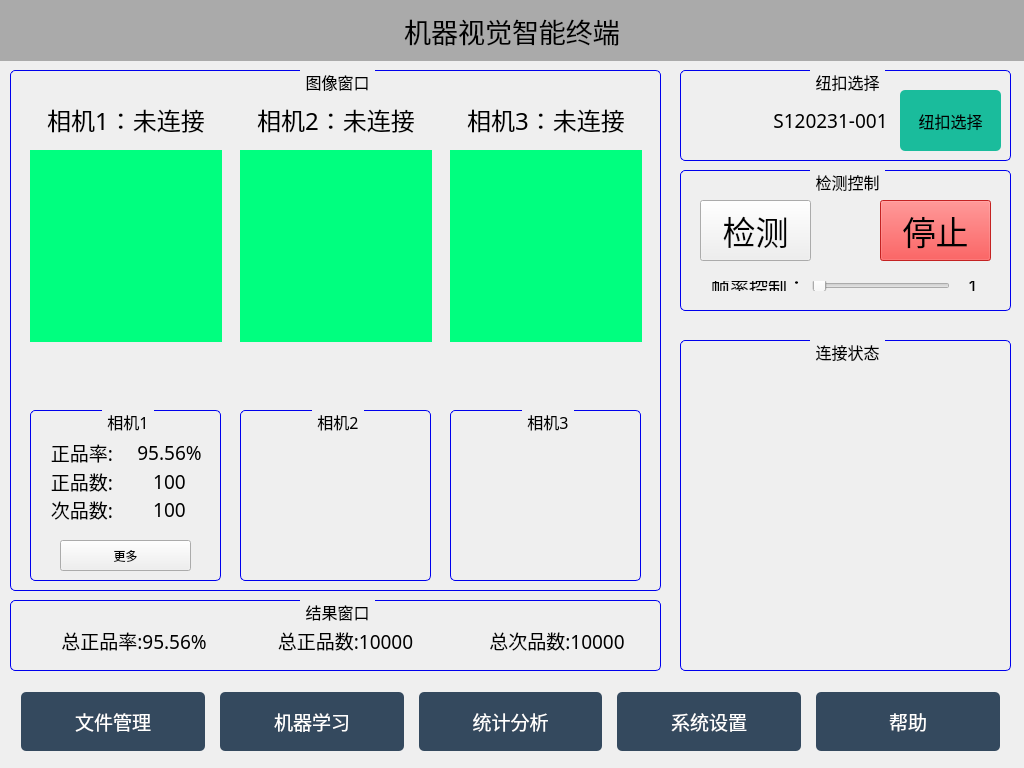
<?xml version="1.0" encoding="UTF-8"?>
<ui version="4.0">
 <class>MainWidget</class>
 <widget class="QWidget" name="MainWidget">
  <property name="geometry">
   <rect>
    <x>0</x>
    <y>0</y>
    <width>1024</width>
    <height>768</height>
   </rect>
  </property>
  <property name="windowTitle">
   <string>Widget</string>
  </property>
  <widget class="QGroupBox" name="ResultGroupBox">
   <property name="geometry">
    <rect>
     <x>10</x>
     <y>600</y>
     <width>651</width>
     <height>71</height>
    </rect>
   </property>
   <property name="font">
    <font>
     <family>Yahei Mono</family>
     <pointsize>12</pointsize>
     <weight>50</weight>
     <italic>false</italic>
     <bold>false</bold>
    </font>
   </property>
   <property name="styleSheet">
    <string notr="true">QGroupBox 
{
	border:1px solid #0000EE;
	border-radius:5px;
	margin-top:1ex;
}
QGroupBox::title 
{
	subcontrol-origin: margin;
	subcontrol-position: top center;
	padding: 0 3px;
}</string>
   </property>
   <property name="title">
    <string>结果窗口</string>
   </property>
   <property name="flat">
    <bool>false</bool>
   </property>
   <property name="checkable">
    <bool>false</bool>
   </property>
   <widget class="QWidget" name="">
    <property name="geometry">
     <rect>
      <x>10</x>
      <y>10</y>
      <width>651</width>
      <height>61</height>
     </rect>
    </property>
    <layout class="QHBoxLayout" name="horizontalLayout">
     <item>
      <widget class="QLabel" name="PassRateLabel1_4">
       <property name="font">
        <font>
         <family>Yahei Mono</family>
         <pointsize>14</pointsize>
         <weight>50</weight>
         <bold>false</bold>
        </font>
       </property>
       <property name="styleSheet">
        <string notr="true"/>
       </property>
       <property name="text">
        <string>总正品率:95.56%</string>
       </property>
       <property name="alignment">
        <set>Qt::AlignCenter</set>
       </property>
      </widget>
     </item>
     <item>
      <widget class="QLabel" name="RightNumLabel1_4">
       <property name="font">
        <font>
         <family>Yahei Mono</family>
         <pointsize>14</pointsize>
         <weight>50</weight>
         <bold>false</bold>
        </font>
       </property>
       <property name="styleSheet">
        <string notr="true"/>
       </property>
       <property name="text">
        <string>总正品数:10000</string>
       </property>
       <property name="alignment">
        <set>Qt::AlignCenter</set>
       </property>
      </widget>
     </item>
     <item>
      <widget class="QLabel" name="WrongNumLabel1_4">
       <property name="font">
        <font>
         <family>Yahei Mono</family>
         <pointsize>14</pointsize>
         <weight>50</weight>
         <bold>false</bold>
        </font>
       </property>
       <property name="styleSheet">
        <string notr="true"/>
       </property>
       <property name="text">
        <string>总次品数:10000</string>
       </property>
       <property name="alignment">
        <set>Qt::AlignCenter</set>
       </property>
      </widget>
     </item>
    </layout>
   </widget>
  </widget>
  <widget class="QLabel" name="label_AppTile">
   <property name="geometry">
    <rect>
     <x>0</x>
     <y>0</y>
     <width>1024</width>
     <height>61</height>
    </rect>
   </property>
   <property name="font">
    <font>
     <family>Yahei Mono</family>
     <pointsize>20</pointsize>
    </font>
   </property>
   <property name="styleSheet">
    <string notr="true">background-color: rgb(170, 170, 170);</string>
   </property>
   <property name="text">
    <string>机器视觉智能终端</string>
   </property>
   <property name="alignment">
    <set>Qt::AlignCenter</set>
   </property>
  </widget>
  <widget class="QGroupBox" name="ButtonImageGroupBox">
   <property name="geometry">
    <rect>
     <x>10</x>
     <y>70</y>
     <width>651</width>
     <height>521</height>
    </rect>
   </property>
   <property name="font">
    <font>
     <family>Yahei Mono</family>
     <pointsize>12</pointsize>
     <weight>50</weight>
     <italic>false</italic>
     <bold>false</bold>
    </font>
   </property>
   <property name="styleSheet">
    <string notr="true">QGroupBox 
{
	border:1px solid #0000EE;
	border-radius:5px;
	margin-top:1ex;
}
QGroupBox::title 
{
	subcontrol-origin: margin;
	subcontrol-position: top center;
	padding: 0 3px;
}</string>
   </property>
   <property name="title">
    <string>图像窗口</string>
   </property>
   <property name="flat">
    <bool>false</bool>
   </property>
   <property name="checkable">
    <bool>false</bool>
   </property>
   <widget class="QLabel" name="image1">
    <property name="geometry">
     <rect>
      <x>20</x>
      <y>80</y>
      <width>192</width>
      <height>192</height>
     </rect>
    </property>
    <property name="styleSheet">
     <string notr="true">background-color: rgb(0, 255, 127);</string>
    </property>
    <property name="text">
     <string/>
    </property>
   </widget>
   <widget class="QLabel" name="checkresult1">
    <property name="geometry">
     <rect>
      <x>90</x>
      <y>280</y>
      <width>48</width>
      <height>48</height>
     </rect>
    </property>
    <property name="styleSheet">
     <string notr="true"/>
    </property>
    <property name="text">
     <string/>
    </property>
    <property name="pixmap">
     <pixmap resource="../Res/Resource.qrc">:/icon/right_48px.png</pixmap>
    </property>
   </widget>
   <widget class="QLabel" name="image2">
    <property name="geometry">
     <rect>
      <x>230</x>
      <y>80</y>
      <width>192</width>
      <height>192</height>
     </rect>
    </property>
    <property name="styleSheet">
     <string notr="true">background-color: rgb(0, 255, 127);</string>
    </property>
    <property name="text">
     <string/>
    </property>
   </widget>
   <widget class="QLabel" name="checkresult2">
    <property name="geometry">
     <rect>
      <x>300</x>
      <y>280</y>
      <width>48</width>
      <height>48</height>
     </rect>
    </property>
    <property name="styleSheet">
     <string notr="true">image:url(:/icon/right_48px.png);</string>
    </property>
    <property name="text">
     <string/>
    </property>
   </widget>
   <widget class="QLabel" name="linkstatus1">
    <property name="geometry">
     <rect>
      <x>20</x>
      <y>30</y>
      <width>192</width>
      <height>40</height>
     </rect>
    </property>
    <property name="font">
     <font>
      <family>Yahei Mono</family>
      <pointsize>18</pointsize>
      <weight>50</weight>
      <bold>false</bold>
     </font>
    </property>
    <property name="styleSheet">
     <string notr="true"/>
    </property>
    <property name="text">
     <string>相机1：未连接</string>
    </property>
    <property name="alignment">
     <set>Qt::AlignCenter</set>
    </property>
   </widget>
   <widget class="QLabel" name="linkstatus2">
    <property name="geometry">
     <rect>
      <x>230</x>
      <y>30</y>
      <width>192</width>
      <height>40</height>
     </rect>
    </property>
    <property name="font">
     <font>
      <family>Yahei Mono</family>
      <pointsize>18</pointsize>
      <weight>50</weight>
      <bold>false</bold>
     </font>
    </property>
    <property name="styleSheet">
     <string notr="true"/>
    </property>
    <property name="text">
     <string>相机2：未连接</string>
    </property>
    <property name="alignment">
     <set>Qt::AlignCenter</set>
    </property>
   </widget>
   <widget class="QLabel" name="linkstatus3">
    <property name="geometry">
     <rect>
      <x>440</x>
      <y>30</y>
      <width>192</width>
      <height>40</height>
     </rect>
    </property>
    <property name="font">
     <font>
      <family>Yahei Mono</family>
      <pointsize>18</pointsize>
      <weight>50</weight>
      <bold>false</bold>
     </font>
    </property>
    <property name="styleSheet">
     <string notr="true"/>
    </property>
    <property name="text">
     <string>相机3：未连接</string>
    </property>
    <property name="alignment">
     <set>Qt::AlignCenter</set>
    </property>
   </widget>
   <widget class="QLabel" name="image3">
    <property name="geometry">
     <rect>
      <x>440</x>
      <y>80</y>
      <width>192</width>
      <height>192</height>
     </rect>
    </property>
    <property name="styleSheet">
     <string notr="true">background-color: rgb(0, 255, 127);</string>
    </property>
    <property name="text">
     <string/>
    </property>
   </widget>
   <widget class="QLabel" name="checkresult3">
    <property name="geometry">
     <rect>
      <x>510</x>
      <y>280</y>
      <width>48</width>
      <height>48</height>
     </rect>
    </property>
    <property name="styleSheet">
     <string notr="true">image:url(:/icon/right_48px.png);</string>
    </property>
    <property name="text">
     <string/>
    </property>
   </widget>
   <widget class="QGroupBox" name="ResultGroupBox_3">
    <property name="geometry">
     <rect>
      <x>20</x>
      <y>340</y>
      <width>191</width>
      <height>171</height>
     </rect>
    </property>
    <property name="font">
     <font>
      <family>Yahei Mono</family>
      <pointsize>12</pointsize>
      <weight>50</weight>
      <italic>false</italic>
      <bold>false</bold>
     </font>
    </property>
    <property name="styleSheet">
     <string notr="true">QGroupBox 
{
	border:1px solid #0000EE;
	border-radius:5px;
	margin-top:1ex;
}
QGroupBox::title 
{
	subcontrol-origin: margin;
	subcontrol-position: top center;
	padding: 0 3px;
}</string>
    </property>
    <property name="title">
     <string>相机1</string>
    </property>
    <property name="flat">
     <bool>false</bool>
    </property>
    <property name="checkable">
     <bool>false</bool>
    </property>
    <widget class="QPushButton" name="pushButton">
     <property name="geometry">
      <rect>
       <x>30</x>
       <y>130</y>
       <width>131</width>
       <height>31</height>
      </rect>
     </property>
     <property name="text">
      <string>更多</string>
     </property>
    </widget>
    <widget class="QWidget" name="">
     <property name="geometry">
      <rect>
       <x>0</x>
       <y>20</y>
       <width>191</width>
       <height>101</height>
      </rect>
     </property>
     <layout class="QHBoxLayout" name="horizontalLayout_2">
      <item>
       <layout class="QVBoxLayout" name="verticalLayout">
        <item>
         <widget class="QLabel" name="PassRateLabel1_5">
          <property name="font">
           <font>
            <family>Yahei Mono</family>
            <pointsize>14</pointsize>
            <weight>50</weight>
            <bold>false</bold>
           </font>
          </property>
          <property name="styleSheet">
           <string notr="true"/>
          </property>
          <property name="text">
           <string>正品率:</string>
          </property>
          <property name="alignment">
           <set>Qt::AlignCenter</set>
          </property>
         </widget>
        </item>
        <item>
         <widget class="QLabel" name="PassRateLabel1_6">
          <property name="font">
           <font>
            <family>Yahei Mono</family>
            <pointsize>14</pointsize>
            <weight>50</weight>
            <bold>false</bold>
           </font>
          </property>
          <property name="styleSheet">
           <string notr="true"/>
          </property>
          <property name="text">
           <string>正品数:</string>
          </property>
          <property name="alignment">
           <set>Qt::AlignCenter</set>
          </property>
         </widget>
        </item>
        <item>
         <widget class="QLabel" name="PassRateLabel1_7">
          <property name="font">
           <font>
            <family>Yahei Mono</family>
            <pointsize>14</pointsize>
            <weight>50</weight>
            <bold>false</bold>
           </font>
          </property>
          <property name="styleSheet">
           <string notr="true"/>
          </property>
          <property name="text">
           <string>次品数:</string>
          </property>
          <property name="alignment">
           <set>Qt::AlignCenter</set>
          </property>
         </widget>
        </item>
       </layout>
      </item>
      <item>
       <layout class="QVBoxLayout" name="verticalLayout_19">
        <item>
         <widget class="QLabel" name="PassRateLabel1_8">
          <property name="font">
           <font>
            <family>Yahei Mono</family>
            <pointsize>14</pointsize>
            <weight>50</weight>
            <bold>false</bold>
           </font>
          </property>
          <property name="styleSheet">
           <string notr="true"/>
          </property>
          <property name="text">
           <string>95.56%</string>
          </property>
          <property name="alignment">
           <set>Qt::AlignCenter</set>
          </property>
         </widget>
        </item>
        <item>
         <widget class="QLabel" name="PassRateLabel1_9">
          <property name="font">
           <font>
            <family>Yahei Mono</family>
            <pointsize>14</pointsize>
            <weight>50</weight>
            <bold>false</bold>
           </font>
          </property>
          <property name="styleSheet">
           <string notr="true"/>
          </property>
          <property name="text">
           <string>100</string>
          </property>
          <property name="alignment">
           <set>Qt::AlignCenter</set>
          </property>
         </widget>
        </item>
        <item>
         <widget class="QLabel" name="PassRateLabel1_10">
          <property name="font">
           <font>
            <family>Yahei Mono</family>
            <pointsize>14</pointsize>
            <weight>50</weight>
            <bold>false</bold>
           </font>
          </property>
          <property name="styleSheet">
           <string notr="true"/>
          </property>
          <property name="text">
           <string>100</string>
          </property>
          <property name="alignment">
           <set>Qt::AlignCenter</set>
          </property>
         </widget>
        </item>
       </layout>
      </item>
     </layout>
    </widget>
   </widget>
   <widget class="QGroupBox" name="ResultGroupBox_4">
    <property name="geometry">
     <rect>
      <x>230</x>
      <y>340</y>
      <width>191</width>
      <height>171</height>
     </rect>
    </property>
    <property name="font">
     <font>
      <family>Yahei Mono</family>
      <pointsize>12</pointsize>
      <weight>50</weight>
      <italic>false</italic>
      <bold>false</bold>
     </font>
    </property>
    <property name="styleSheet">
     <string notr="true">QGroupBox 
{
	border:1px solid #0000EE;
	border-radius:5px;
	margin-top:1ex;
}
QGroupBox::title 
{
	subcontrol-origin: margin;
	subcontrol-position: top center;
	padding: 0 3px;
}</string>
    </property>
    <property name="title">
     <string>相机2</string>
    </property>
    <property name="flat">
     <bool>false</bool>
    </property>
    <property name="checkable">
     <bool>false</bool>
    </property>
   </widget>
   <widget class="QGroupBox" name="ResultGroupBox_5">
    <property name="geometry">
     <rect>
      <x>440</x>
      <y>340</y>
      <width>191</width>
      <height>171</height>
     </rect>
    </property>
    <property name="font">
     <font>
      <family>Yahei Mono</family>
      <pointsize>12</pointsize>
      <weight>50</weight>
      <italic>false</italic>
      <bold>false</bold>
     </font>
    </property>
    <property name="styleSheet">
     <string notr="true">QGroupBox 
{
	border:1px solid #0000EE;
	border-radius:5px;
	margin-top:1ex;
}
QGroupBox::title 
{
	subcontrol-origin: margin;
	subcontrol-position: top center;
	padding: 0 3px;
}</string>
    </property>
    <property name="title">
     <string>相机3</string>
    </property>
    <property name="flat">
     <bool>false</bool>
    </property>
    <property name="checkable">
     <bool>false</bool>
    </property>
   </widget>
  </widget>
  <widget class="QGroupBox" name="WorkControlGroupBox">
   <property name="geometry">
    <rect>
     <x>680</x>
     <y>170</y>
     <width>331</width>
     <height>141</height>
    </rect>
   </property>
   <property name="font">
    <font>
     <family>Yahei Mono</family>
     <pointsize>12</pointsize>
     <weight>50</weight>
     <italic>false</italic>
     <bold>false</bold>
    </font>
   </property>
   <property name="styleSheet">
    <string notr="true">QGroupBox 
{
	border:1px solid #0000EE;
	border-radius:5px;
	margin-top:1ex;
}
QGroupBox::title 
{
	subcontrol-origin: margin;
	subcontrol-position: top center;
	padding: 0 3px;
}</string>
   </property>
   <property name="title">
    <string>检测控制</string>
   </property>
   <property name="flat">
    <bool>false</bool>
   </property>
   <property name="checkable">
    <bool>false</bool>
   </property>
   <widget class="QPushButton" name="WorkStartButton">
    <property name="geometry">
     <rect>
      <x>20</x>
      <y>30</y>
      <width>111</width>
      <height>61</height>
     </rect>
    </property>
    <property name="font">
     <font>
      <family>Yahei Mono</family>
      <pointsize>25</pointsize>
     </font>
    </property>
    <property name="styleSheet">
     <string notr="true"/>
    </property>
    <property name="text">
     <string>检测</string>
    </property>
    <property name="checkable">
     <bool>false</bool>
    </property>
   </widget>
   <widget class="QPushButton" name="WorkStopButton">
    <property name="enabled">
     <bool>false</bool>
    </property>
    <property name="geometry">
     <rect>
      <x>200</x>
      <y>30</y>
      <width>111</width>
      <height>61</height>
     </rect>
    </property>
    <property name="font">
     <font>
      <family>Yahei Mono</family>
      <pointsize>25</pointsize>
     </font>
    </property>
    <property name="styleSheet">
     <string notr="true">color: rgb(0, 0, 0);
background-color: rgb(239, 41, 41);

</string>
    </property>
    <property name="text">
     <string>停止</string>
    </property>
   </widget>
   <widget class="QWidget" name="layoutWidget">
    <property name="geometry">
     <rect>
      <x>20</x>
      <y>100</y>
      <width>301</width>
      <height>32</height>
     </rect>
    </property>
    <layout class="QHBoxLayout" name="FPSHorizontalLayout" stretch="1,4,1">
     <item>
      <widget class="QLabel" name="FPSLabel1">
       <property name="font">
        <font>
         <family>Yahei Mono</family>
         <pointsize>14</pointsize>
         <weight>50</weight>
         <bold>false</bold>
        </font>
       </property>
       <property name="styleSheet">
        <string notr="true"/>
       </property>
       <property name="text">
        <string>帧率控制：</string>
       </property>
       <property name="alignment">
        <set>Qt::AlignCenter</set>
       </property>
      </widget>
     </item>
     <item>
      <widget class="QSlider" name="FPSAdjustSlider">
       <property name="sizePolicy">
        <sizepolicy hsizetype="Preferred" vsizetype="Preferred">
         <horstretch>0</horstretch>
         <verstretch>0</verstretch>
        </sizepolicy>
       </property>
       <property name="minimum">
        <number>1</number>
       </property>
       <property name="maximum">
        <number>50</number>
       </property>
       <property name="orientation">
        <enum>Qt::Horizontal</enum>
       </property>
       <property name="tickPosition">
        <enum>QSlider::NoTicks</enum>
       </property>
      </widget>
     </item>
     <item>
      <widget class="QLabel" name="FPSLabel2">
       <property name="font">
        <font>
         <family>Yahei Mono</family>
         <pointsize>14</pointsize>
         <weight>50</weight>
         <bold>false</bold>
        </font>
       </property>
       <property name="styleSheet">
        <string notr="true"/>
       </property>
       <property name="text">
        <string>1</string>
       </property>
       <property name="alignment">
        <set>Qt::AlignCenter</set>
       </property>
      </widget>
     </item>
    </layout>
   </widget>
  </widget>
  <widget class="QGroupBox" name="ButtonSelectGroupBox">
   <property name="geometry">
    <rect>
     <x>680</x>
     <y>70</y>
     <width>331</width>
     <height>91</height>
    </rect>
   </property>
   <property name="font">
    <font>
     <family>Yahei Mono</family>
     <pointsize>12</pointsize>
     <weight>50</weight>
     <italic>false</italic>
     <bold>false</bold>
    </font>
   </property>
   <property name="styleSheet">
    <string notr="true">QGroupBox 
{
	border:1px solid #0000EE;
	border-radius:5px;
	margin-top:1ex;
}
QGroupBox::title 
{
	subcontrol-origin: margin;
	subcontrol-position: top center;
	padding: 0 3px;
}</string>
   </property>
   <property name="title">
    <string>纽扣选择</string>
   </property>
   <property name="flat">
    <bool>false</bool>
   </property>
   <property name="checkable">
    <bool>false</bool>
   </property>
   <widget class="QPushButton" name="ButtonSelectButton">
    <property name="geometry">
     <rect>
      <x>220</x>
      <y>20</y>
      <width>101</width>
      <height>61</height>
     </rect>
    </property>
    <property name="font">
     <font>
      <family>Yahei Mono</family>
      <pointsize>12</pointsize>
     </font>
    </property>
    <property name="styleSheet">
     <string notr="true">QPushButton
{
	border-style:none;
	padding:10px;
	border-radius:5px;
	color:#000000;
	background:#1ABC9C;
}
QPushButton:hover
{	
	color:#FFFFFF;
	background:#2EE1C1;
}
QPushButton:pressed
{
	color:#A7EEE6;
	background:#16A086;
}</string>
    </property>
    <property name="text">
     <string>纽扣选择</string>
    </property>
    <property name="checkable">
     <bool>false</bool>
    </property>
   </widget>
   <widget class="QLabel" name="label_ButtonImage">
    <property name="geometry">
     <rect>
      <x>10</x>
      <y>20</y>
      <width>64</width>
      <height>64</height>
     </rect>
    </property>
    <property name="minimumSize">
     <size>
      <width>64</width>
      <height>64</height>
     </size>
    </property>
    <property name="maximumSize">
     <size>
      <width>64</width>
      <height>64</height>
     </size>
    </property>
    <property name="styleSheet">
     <string notr="true">image: url(:/icon/button.png);</string>
    </property>
    <property name="text">
     <string/>
    </property>
   </widget>
   <widget class="QLabel" name="label_ButtonId">
    <property name="geometry">
     <rect>
      <x>90</x>
      <y>30</y>
      <width>121</width>
      <height>41</height>
     </rect>
    </property>
    <property name="font">
     <font>
      <family>Yahei Mono</family>
      <pointsize>14</pointsize>
      <weight>50</weight>
      <bold>false</bold>
     </font>
    </property>
    <property name="text">
     <string>S120231-001</string>
    </property>
    <property name="alignment">
     <set>Qt::AlignCenter</set>
    </property>
   </widget>
  </widget>
  <widget class="QGroupBox" name="LightGroupBox">
   <property name="geometry">
    <rect>
     <x>680</x>
     <y>340</y>
     <width>331</width>
     <height>331</height>
    </rect>
   </property>
   <property name="font">
    <font>
     <family>Yahei Mono</family>
     <pointsize>12</pointsize>
     <weight>50</weight>
     <italic>false</italic>
     <bold>false</bold>
    </font>
   </property>
   <property name="styleSheet">
    <string notr="true">QGroupBox 
{
	border:1px solid #0000EE;
	border-radius:5px;
	margin-top:1ex;
}
QGroupBox::title 
{
	subcontrol-origin: margin;
	subcontrol-position: top center;
	padding: 0 3px;
}</string>
   </property>
   <property name="title">
    <string>连接状态</string>
   </property>
   <property name="flat">
    <bool>false</bool>
   </property>
   <property name="checkable">
    <bool>false</bool>
   </property>
  </widget>
  <widget class="QWidget" name="layoutWidget">
   <property name="geometry">
    <rect>
     <x>10</x>
     <y>681</y>
     <width>1001</width>
     <height>81</height>
    </rect>
   </property>
   <layout class="QHBoxLayout" name="FunctionLayout">
    <property name="spacing">
     <number>15</number>
    </property>
    <item>
     <widget class="QPushButton" name="pushButton_Manage">
      <property name="sizePolicy">
       <sizepolicy hsizetype="Preferred" vsizetype="Preferred">
        <horstretch>0</horstretch>
        <verstretch>0</verstretch>
       </sizepolicy>
      </property>
      <property name="font">
       <font>
        <family>Yahei Mono</family>
        <pointsize>14</pointsize>
       </font>
      </property>
      <property name="styleSheet">
       <string notr="true">QPushButton
{
	padding:10px;
	color:#FFFFFF;
	background:#34495E;
	border-style:none;
	border-radius:5px;
}
QPushButton:hover
{	
	color:#F0F0F0;
	background:#4E6D8C;
}
QPushButton:pressed
{
	color:#B8C6D1;
	background:#2D3E50;
}</string>
      </property>
      <property name="text">
       <string>文件管理</string>
      </property>
     </widget>
    </item>
    <item>
     <widget class="QPushButton" name="pushButton_Learn">
      <property name="sizePolicy">
       <sizepolicy hsizetype="Preferred" vsizetype="Preferred">
        <horstretch>0</horstretch>
        <verstretch>0</verstretch>
       </sizepolicy>
      </property>
      <property name="font">
       <font>
        <family>Yahei Mono</family>
        <pointsize>14</pointsize>
       </font>
      </property>
      <property name="styleSheet">
       <string notr="true">QPushButton
{
	padding:10px;
	color:#FFFFFF;
	background:#34495E;
	border-style:none;
	border-radius:5px;
}
QPushButton:hover
{	
	color:#F0F0F0;
	background:#4E6D8C;
}
QPushButton:pressed
{
	color:#B8C6D1;
	background:#2D3E50;
}</string>
      </property>
      <property name="text">
       <string>机器学习</string>
      </property>
     </widget>
    </item>
    <item>
     <widget class="QPushButton" name="pushButton_Statistics">
      <property name="sizePolicy">
       <sizepolicy hsizetype="Preferred" vsizetype="Preferred">
        <horstretch>0</horstretch>
        <verstretch>0</verstretch>
       </sizepolicy>
      </property>
      <property name="font">
       <font>
        <family>Yahei Mono</family>
        <pointsize>14</pointsize>
       </font>
      </property>
      <property name="styleSheet">
       <string notr="true">QPushButton
{
	padding:10px;
	color:#FFFFFF;
	background:#34495E;
	border-style:none;
	border-radius:5px;
}
QPushButton:hover
{	
	color:#F0F0F0;
	background:#4E6D8C;
}
QPushButton:pressed
{
	color:#B8C6D1;
	background:#2D3E50;
}</string>
      </property>
      <property name="text">
       <string>统计分析</string>
      </property>
     </widget>
    </item>
    <item>
     <widget class="QPushButton" name="pushButton_Settings">
      <property name="sizePolicy">
       <sizepolicy hsizetype="Preferred" vsizetype="Preferred">
        <horstretch>0</horstretch>
        <verstretch>0</verstretch>
       </sizepolicy>
      </property>
      <property name="font">
       <font>
        <family>Yahei Mono</family>
        <pointsize>14</pointsize>
       </font>
      </property>
      <property name="styleSheet">
       <string notr="true">QPushButton
{
	padding:10px;
	color:#FFFFFF;
	background:#34495E;
	border-style:none;
	border-radius:5px;
}
QPushButton:hover
{	
	color:#F0F0F0;
	background:#4E6D8C;
}
QPushButton:pressed
{
	color:#B8C6D1;
	background:#2D3E50;
}</string>
      </property>
      <property name="text">
       <string>系统设置</string>
      </property>
     </widget>
    </item>
    <item>
     <widget class="QPushButton" name="pushButton_Help">
      <property name="sizePolicy">
       <sizepolicy hsizetype="Preferred" vsizetype="Preferred">
        <horstretch>0</horstretch>
        <verstretch>0</verstretch>
       </sizepolicy>
      </property>
      <property name="font">
       <font>
        <family>Yahei Mono</family>
        <pointsize>14</pointsize>
       </font>
      </property>
      <property name="styleSheet">
       <string notr="true">QPushButton
{
	padding:10px;
	color:#FFFFFF;
	background:#34495E;
	border-style:none;
	border-radius:5px;
}
QPushButton:hover
{	
	color:#F0F0F0;
	background:#4E6D8C;
}
QPushButton:pressed
{
	color:#B8C6D1;
	background:#2D3E50;
}</string>
      </property>
      <property name="text">
       <string>帮助</string>
      </property>
     </widget>
    </item>
   </layout>
  </widget>
  <widget class="QPushButton" name="pushButton_AppClose">
   <property name="geometry">
    <rect>
     <x>967</x>
     <y>8</y>
     <width>51</width>
     <height>51</height>
    </rect>
   </property>
   <property name="layoutDirection">
    <enum>Qt::LeftToRight</enum>
   </property>
   <property name="styleSheet">
    <string notr="true">QPushButton
{
	border-style:none;
	background-image: url(:/icon/error_48px.png);
}</string>
   </property>
   <property name="text">
    <string/>
   </property>
  </widget>
 </widget>
 <layoutdefault spacing="6" margin="11"/>
 <resources>
  <include location="../Res/Resource.qrc"/>
 </resources>
 <connections/>
</ui>
